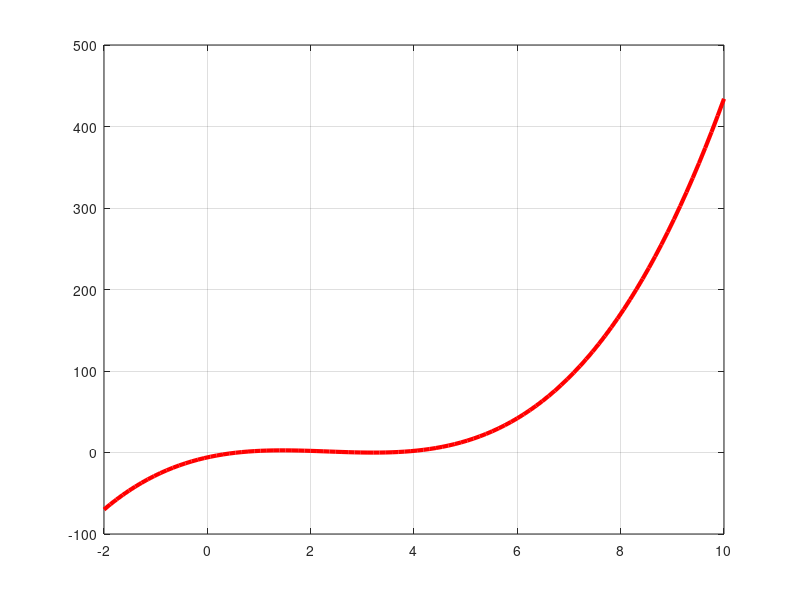

The MATLAB source for this figure: (Note: this script raises an error after producing the figure.)
%% grafic
x=linspace(-2,10,100);
y=x.^3-7.*(x.^2)+14.*x-6;
plot(x,y,'r','Linewidth',3,'MarkerFaceColor','y','MarkerSize',10,'MarkerEdgeColor','g')
grid on
%% metoda bisectiei
f=inline('x.^3-7.*(x.^2)+14.*x-6','x');
r1=MetBisectie(f, 0, 1, 10^(-5))
r2=MetBisectie(f, 1, 3.2, 10^(-5))
r3=MetBisectie(f, 3.2, 4, 10^(-5))
hold on
plot(r1,f(r1),'o','MarkerFaceColor','g','MarkerSize',10)
plot(r2,f(r2),'o','MarkerFaceColor','g','MarkerSize',10)
plot(r3,f(r3),'o','MarkerFaceColor','g','MarkerSize',10)
grid on